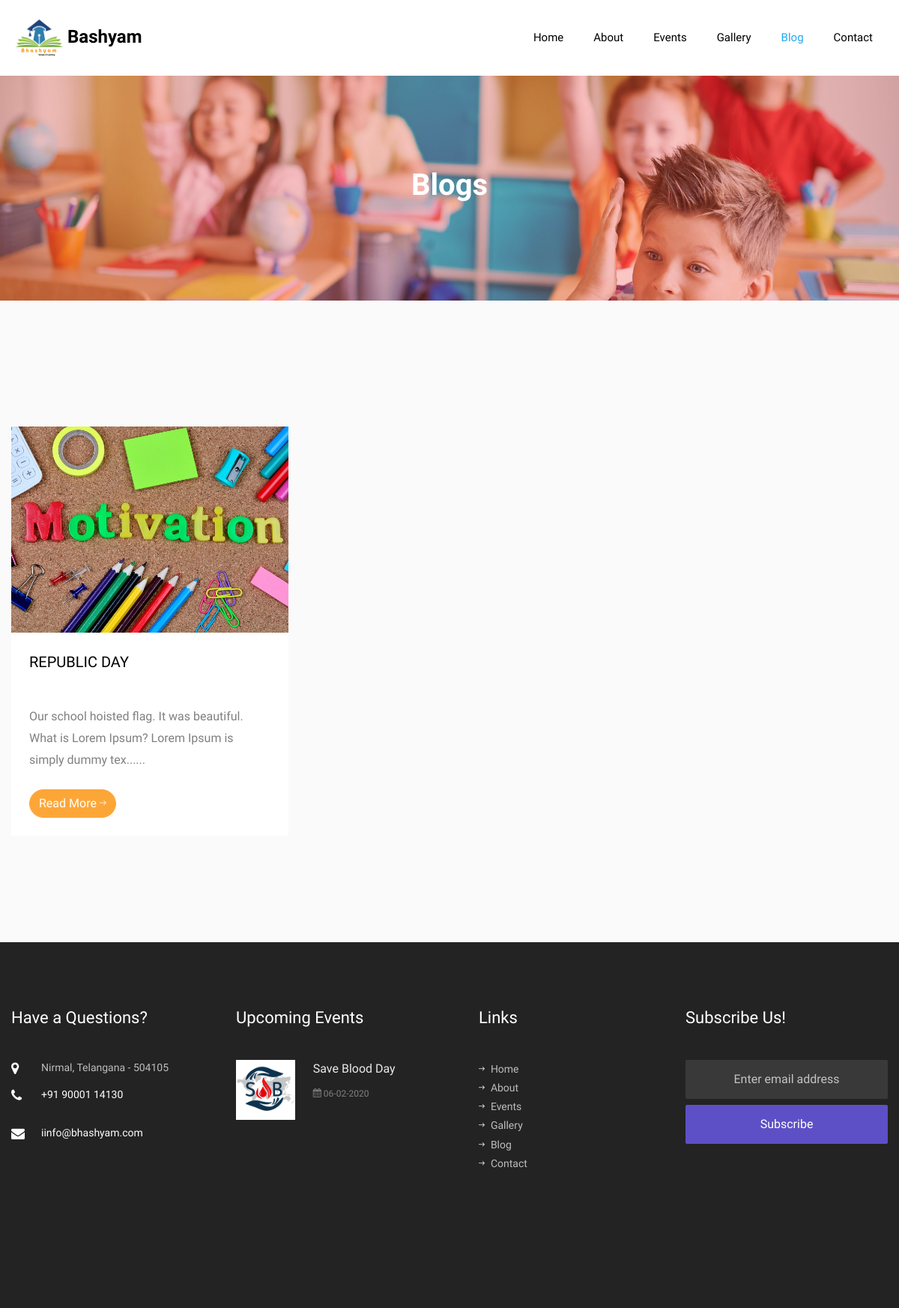
Page /blog on the committed database.
### school/models.py (models this page shows)
class blogs(models.Model):
    details=models.TextField(max_length=100000)
    title=models.CharField(max_length=264)
    image=models.ImageField(upload_to=rename_blog)
    class Meta:
        verbose_name_plural = "Blogs"

class contact_us(models.Model):
    address=models.TextField(max_length=100000)
    mobile_number=models.CharField(max_length=264)
    email=models.CharField(max_length=264)
    class Meta:
        verbose_name_plural = "Contact_Us"

class events(models.Model):
    name=models.CharField(max_length=264)
    details=models.TextField()
    date=models.DateField()
    image=models.ImageField(upload_to=rename_event)
    class Meta:
        verbose_name_plural = "Events"

### school/views.py (the view)
# urls.py: path('blog',views.blog_page),
def blog_page(request):
    bloglist=[]
    tc=0
    obj=blogs.objects.all()
    for i in obj:
        a=[]
        a.append(i.title.upper())
        a.append(i.details[0:100]+"...")
        a.append("/media/"+str(i.image))
        a.append("/blog/"+i.title.replace(" ","_"))
        bloglist.append(a)
        tc+=1
    obj=events.objects.filter(date__gte=datetime.datetime.now()).order_by('date')
    eves=[]
    ct=0
    for i in obj:
        a=[]
        a.append(i.name)
        x=str(i.date)
        x=x.split('-')
        x=x[2]+'-'+x[1]+'-'+x[0]
        a.append(x)
        img="/media/"+str(i.image)
        a.append(img)
        x=i.name
        x=x.replace(' ','_')
        x="/events/"+x
        a.append(x)
        eves.append(a)
        ct+=1
        if ct==2:
            break
    con=[]
    obj=contact_us.objects.all()
    ctt=0
    for i in obj:
        con.append(i.address)
        con.append(i.mobile_number)
        con.append(i.email)
        break
    return render(request,"blog.html",context={'no_of_blogs':tc,'bloglist':bloglist,'no_of_events':ct,'events':eves,'contact':con})

### Templates/blog.html (shortened to what this page needs)
{% load static %}
<!DOCTYPE html>
<html lang="en">
  <head>
    <link rel="stylesheet" href="{% static 'css/open-iconic-bootstrap.min.css' %}">
    <link rel="stylesheet" href="{% static 'css/animate.css' %}">
    <link rel="stylesheet" href="{% static 'css/owl.carousel.min.css' %}">
    <link rel="stylesheet" href="{% static 'css/owl.theme.default.min.css' %}">
    <link rel="stylesheet" href="{% static 'css/magnific-popup.css' %}">
    <link rel="stylesheet" href="{% static 'css/aos.css' %}">
    <link rel="stylesheet" href="{% static 'css/ionicons.min.css' %}">
    <link rel="stylesheet" href="{% static 'css/flaticon.css' %}">
    <link rel="stylesheet" href="{% static 'css/icomoon.css' %}">
    <link rel="stylesheet" href="{% static 'css/style.css' %}">
  </head>
  <body>
    <nav class="navbar navbar-expand-lg navbar-dark bg-dark ftco_navbar ftco-navbar-light" id="ftco-navbar">
	    <div class="container d-flex align-items-center">
	    	<a class="navbar-brand" href="">  <img src="{% static 'images/logo.jpeg' %}" width="75">Bashyam</a>
	      <div class="collapse navbar-collapse" id="ftco-nav">
	        <ul class="navbar-nav ml-auto">
            <li class="nav-item"><a href="/" class="nav-link">Home</a></li>
	        	<li class="nav-item"><a href="/about" class="nav-link">About</a></li>
	        	<li class="nav-item"><a href="/events" class="nav-link">Events</a></li>
	        	<li class="nav-item"><a href="/gallery" class="nav-link">Gallery</a></li>
	        	<li class="nav-item active"><a href="/blog" class="nav-link">Blog</a></li>
	          <li class="nav-item"><a href="/contact" class="nav-link">Contact</a></li>
	        </ul>
	      </div>
	    </div>
	  </nav>
    <section class="hero-wrap hero-wrap-2" style="background-image: url({% static 'images/bg_2.jpg' %});">
        <div class="overlay"></div>
        <div class="container">
          <div class="row no-gutters slider-text align-items-center justify-content-center">
            <div class="col-md-9 ftco-animate text-center">
              <h1 class="mb-2 bread">Blogs</h1>
            </div>
          </div>
        </div>
      </section>
      <section class="ftco-section bg-light">
        <div class="container">
            <div class="row justify-content-center mb-5 pb-2">
    </div>
    <div class="row">
    {% if no_of_blogs == 0 %}
    <div class="col-md-5 col-lg-4 ftco-animate">
      <div class="blog-entry">
        <h1> No Blogs Added</h1>
      </div>
    </div>
    {% else %}
    {% for i in bloglist %}
      <div class="col-md-5 col-lg-4 ftco-animate">
        <div class="blog-entry">
            <a href="{{i.3}}" class="block-20 d-flex align-items-end" style="background-image: url({{i.2}});">
            </a>
          <div class="text bg-white p-4">
            <h3 class="heading"><a href="{{i.3}}">{{i.0}}
            </a></h3>
            <p>
                {% if i.0|length < 34 %}
                <br>
                {% endif %}
                {{i.1}}...</p>
            <div class="d-flex align-items-center mt-4">
                <p class="mb-0"><a href="{{i.3}}" class="btn btn-secondary">Read More <span class="ion-ios-arrow-round-forward"></span></a></p>
            </div>
          </div>
        </div>
      </div>
      {% endfor %}
      {% endif %}
    </div>
        </div>
    </section>
    <footer class="ftco-footer ftco-bg-dark ftco-section">
        <div class="container">
          <div class="row mb-5">
            <div class="col-md-6 col-lg-3">
              <div class="ftco-footer-widget mb-5">
                  <h2 class="ftco-heading-2">Have a Questions?</h2>
                  <div class="block-23 mb-3">
                    <ul>
                      <li><span class="icon icon-map-marker"></span><span class="text">{{contact.0}}</span></li>
                     <li><a href="tel:{{contact.1}}"><span class="icon icon-phone"></span><span class="text">{{contact.1}}</span></a></li>
                     <li><a href="mailto:{{contact.2}}"><span class="icon icon-envelope"></span><span class="text">i{{contact.2}}</span></a></li>
                    </ul>
                  </div>
              </div>
            </div>
            <div class="col-md-6 col-lg-3">
              <div class="ftco-footer-widget mb-5">
                <h2 class="ftco-heading-2">Upcoming Events</h2>
                {% for i in events %}
                <div class="block-21 mb-5 d-flex">
                  <a href="{{i.3}}" class="blog-img mr-4" style="background-image: url({{i.2}});"></a>
                  <div class="text">
                    <h3 class="heading"><a href="{{i.3}}">{{i.0}}</a></h3>
                    <div class="meta">
                      <div><a href="{{i.3}}"><span class="icon-calendar"></span>&nbsp;{{i.1}}</a></div>
                    </div>
                  </div>
                </div>
                {% endfor %}
              </div>
            </div>
            <div class="col-md-6 col-lg-3">
              <div class="ftco-footer-widget mb-5 ml-md-4">
                <h2 class="ftco-heading-2">Links</h2>
                <ul class="list-unstyled">
                  <li><a href="/"><span class="ion-ios-arrow-round-forward mr-2"></span>Home</a></li>
                  <li><a href="/about"><span class="ion-ios-arrow-round-forward mr-2"></span>About</a></li>
                  <li><a href="/events"><span class="ion-ios-arrow-round-forward mr-2"></span>Events</a></li>
                  <li><a href="/gallery"><span class="ion-ios-arrow-round-forward mr-2"></span>Gallery</a></li>
                  <li><a href="/blog"><span class="ion-ios-arrow-round-forward mr-2"></span>Blog</a></li>
                  <li><a href="/contact"><span class="ion-ios-arrow-round-forward mr-2"></span>Contact</a></li>
                </ul>
              </div>
            </div>
            <div class="col-md-6 col-lg-3">
              <div class="ftco-footer-widget mb-5">
                  <h2 class="ftco-heading-2">Subscribe Us!</h2>
                <form action="#" class="subscribe-form">
                  <div class="form-group">
                    <input type="text" class="form-control mb-2 text-center" placeholder="Enter email address">
                    <input type="submit" value="Subscribe" class="form-control submit px-3">
                  </div>
                </form>
              </div>
            </div>
          </div>
        </div>
      </footer>
  </body>
</html>

### static/css/icomoon.css (style rules this page uses)
[class^="icon-"], [class*=" icon-"] { font-family: 'icomoon' !important; speak: none; font-style: normal; font-weight: normal; font-variant: normal; text-transform: none; line-height: 1; -webkit-font-smoothing: antialiased; -moz-osx-font-smoothing: grayscale; }
.icon-map-marker:before { content: "\f041"; }
.icon-calendar:before { content: "\f073"; }
.icon-phone:before { content: "\f095"; }
.icon-envelope:before { content: "\f0e0"; }

### rows in the picture
blogs: title "REPUBLIC DAY", i "Our school hoisted flag. It was beautiful. What is Lorem Ipsum? Lorem Ipsum is simply dummy tex..."
contact_us: address "Nirmal, Telangana - 504105", mobile_number "+91 90001 14130", email "info@bhashyam.com"
events: name "Save Blood Day"

### other values in the picture
{{ i.1 }} "06-02-2020"
